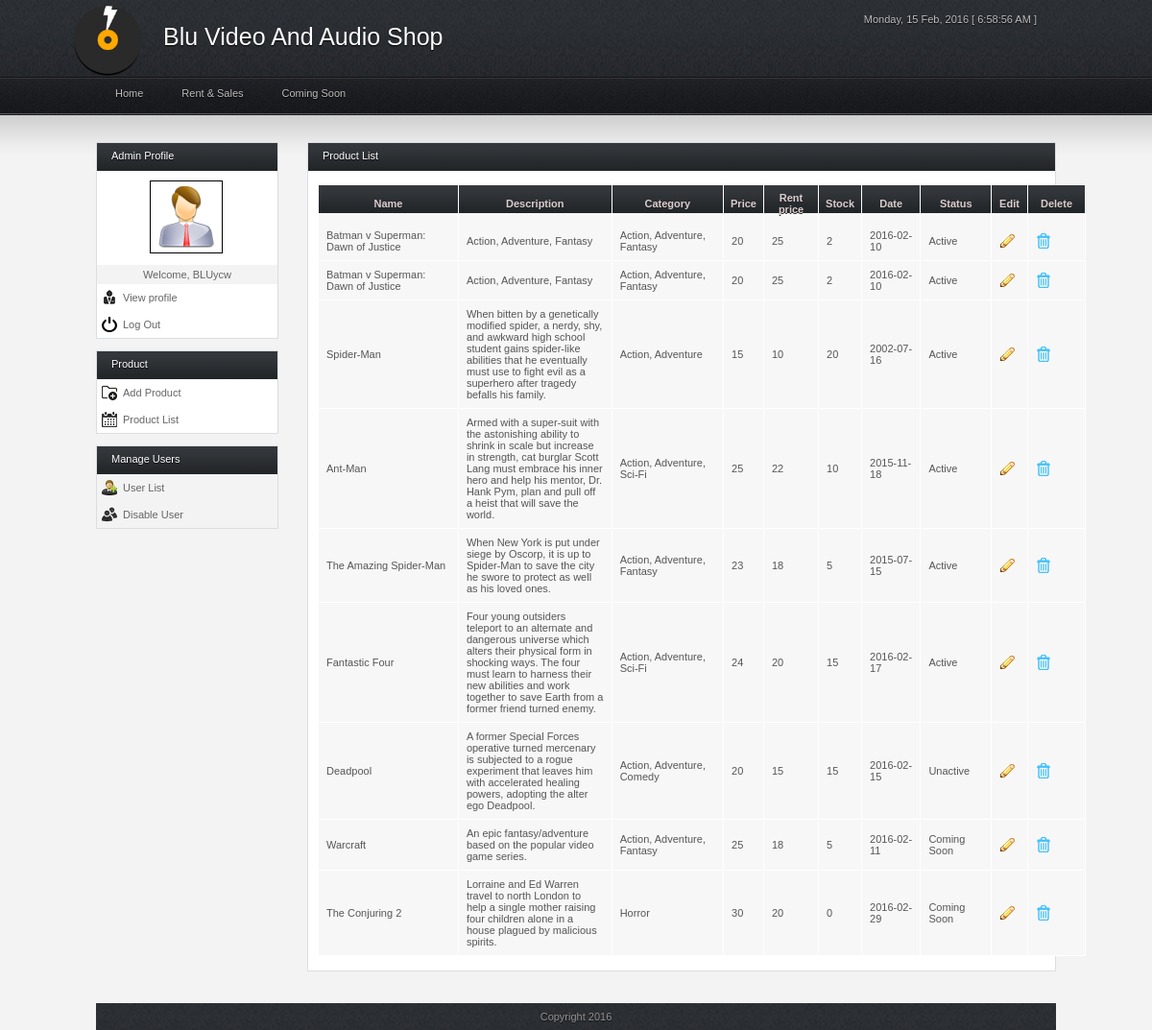
The app's page /admin/admin_prodList.php (signed in) with its own data.
### tables this page shows
CREATE TABLE IF NOT EXISTS `user` (
  `User_ID` int(15) NOT NULL AUTO_INCREMENT,
  `User_Name` varchar(300) NOT NULL,
  `User_Password` varchar(300) NOT NULL,
  `User_Email` varchar(300) NOT NULL,
  `User_Profile_Pic` varchar(1000) NOT NULL DEFAULT '../images/default_pic.jpg',
  `User_Phone` varchar(30) NOT NULL,
  `User_Address` varchar(300) NOT NULL,
  `User_Dob` date NOT NULL,
  `User_Subscribe_Status` varchar(10) NOT NULL,
  `User_Rent_Limit` int(11) NOT NULL DEFAULT '0',
  `User_Privilege` varchar(15) NOT NULL,
  `User_Date` date NOT NULL,
  PRIMARY KEY (`User_ID`)
);

CREATE TABLE IF NOT EXISTS `product` (
  `Product_ID` int(15) NOT NULL AUTO_INCREMENT,
  `Product_Name` varchar(255) NOT NULL,
  `Product_Description` varchar(255) NOT NULL,
  `Product_Pic` varchar(255) NOT NULL DEFAULT '../images/default_album.jpg',
  `Product_Type` int(15) NOT NULL,
  `Product_Category` varchar(255) NOT NULL,
  `Product_Price` double NOT NULL,
  `Product_Rent_Price` double NOT NULL DEFAULT '10',
  `Product_Stock` int(11) NOT NULL,
  `Product_Date` date NOT NULL,
  `Product_Status` varchar(15) NOT NULL,
  PRIMARY KEY (`Product_ID`)
);

### admin/admin_prodList.php (the view, shortened to what this page needs)
<?php
	$user_id = $_SESSION['user_id'];
	$result = mysql_query("SELECT * FROM user WHERE User_ID = '$user_id'");
  $result1 = mysql_query("SELECT * FROM product");
	$row = mysql_fetch_assoc($result);
?>
<!DOCTYPE html>
<html>
<head>
<link rel="stylesheet" type="text/css" href="../css/style.css" media="screen" />
<link rel="stylesheet" type="text/css" href="../css/stylesheet.css" media="screen" />
<link rel="stylesheet" type="text/css" href="../css/bg_style_black.css" media="screen" />
</head>
<body>
<div class="wrap">
	<div id="header">
		<div id="top">
			<div class="left">
				<img src="../img/logo.ico" alt="Blu Video and Audio Shop" id="" class="logo_images" style="position:absolute; width: 85px; margin: -15px 0 0 -50px;"/>
				<p id="" class="shop_name" style="font-size:25px;display:;background-color:;width:100%;color:white; margin-left:50px; margin-top:10px;">Blu Video And Audio Shop</p>
			</div>
			<div class="right">
				<div class="align-right">
					<p><span id="timer"></span></p>
				</div>
			</div>
		</div>
		<div id="nav">
			<ul>
				<li class="upp"><a href="../admin/index.php">Home</a></li>
				<li class="upp"><a href="#">Rent & Sales</a>
				</li>
				<li class="upp"><a href="#">Coming Soon</a></li>
			</ul>
		</div>
	</div>
	<div id="content">
    <div id="sidebar">
      <div class="box">
        <div class="h_title">Admin Profile</div>
        <div style="background:white; padding: 10px 55px;"><img src="../img/user_photo.gif" style="border:1px solid black; padding: 5px;" /></div>
        <p style="text-align:center; line-height: 20px;">Welcome, <?php echo $row['User_Name'];?></p>
        <ul id="home">
          <li class="b1"><a class="icon profile" href="adminProfile.php" >View profile</a></li>
          <li class="b1"><a class="icon logout" href="../visitor/visitor.php">Log Out</a></li>
        </ul>
      </div>
      <div class="box">
        <div class="h_title">Product</div>
        <ul>
          <li class="b1"><a class="icon add_product" href="admin_addProduct.php">Add Product</a></li>
          <li class="b1"><a class="icon delete_product" href="admin_prodList.php">Product List</a></li>
        </ul>
      </div>
      <div class="box">
        <div class="h_title">Manage Users</div>
        <ul>
          <li class="b3"><a class="icon add_user" href="view_user.php">User List</a></li>
          <li class="b3"><a class="icon delete_user" href="disable_user.php">Disable User</a></li>
        </ul>
      </div>
    </div>
    <div id="main">
      <div class="full_w">
        <div class="h_title">Product List</div>
        <form method="get" action="" style="margin: 0px;" name="prodlist_frm">
        <table width="90%">
          <thead>
            <tr>
              <th scope="col">Name</th>
              <th scope="col" width="20%">Description</th>
              <th class=""scope="col">Category</th>
              <th scope="col">Price</th>
              <th scope="col">Rent price</th>
              <th scope="col">Stock</th>
              <th scope="col">Date</th>
              <th scope="col">Status</th>
              <th scope="col">Edit</th>
							<th scope="col" style="width: 45px;">Delete</th>
            </tr>
          </thead>
          <tbody>
            <?php
              while($row1 = mysql_fetch_assoc($result1))
              {
              ?>
            <tr>
                          <td class="align-center"><?php echo $row1["Product_Name"];?></td>
                          <td class="align-center"><?php echo $row1["Product_Description"];?></td>
                          <td class="align-center"><?php echo $row1["Product_Category"];?></td>
                          <td class="align-center"><?php echo $row1["Product_Price"];?></td>
                          <td class="align-center"><?php echo $row1["Product_Rent_Price"];?></td>
                          <td class="align-center"><?php echo $row1["Product_Stock"];?></td>
                          <td class="align-center"><?php echo $row1["Product_Date"];?></td>
                          <td class="align-center"><?php echo $row1["Product_Status"];?></td>
                          <td style="text-align: center;"><a href="admin_editProd.php?pid=<?php echo $row1["Product_ID"]; ?>"class="table-icon edit"></a></td>
                          <td><a onclick="return confirmation()" href="admin_deleteProd.php?pid=<?php echo $row1["Product_ID"]; ?>" class="delete table-icon" title="Delete"></a></td>
            </tr>
            <?php
              }
            ?>
          </tbody>
        </table>
        </form>
      </div>
    </div>
	</div>
	<div id="footer">
			<p style="text-align:center;">Copyright 2016</p>
	</div>
</div>
</body>
</html>

### css/style.css (style rules this page uses)
* { margin: 0; padding: 0; }
body { color: #bebebe; font-family: Tahoma, Arial, Helvetica, sans-serif; font-size: 17px; margin: 0; }
a { text-decoration: none; }
.wrap { margin: 0 auto; width: 1000px; }
#header #top { height: 72px; padding: 14px 20px 0 20px; }
#header #top p { text-shadow: #000 0px 1px 1px; }
#header #nav { height: 27px; margin:0; padding: 5px 20px 0 10px; position: relative; }
#header #nav ul { list-style: none; }
#header #nav ul li.upp { display: inline; float: left; position: relative; margin: 0; text-align: center; }
#header #nav ul li.upp a { color: #bebebe; display: block; padding: 0px 30px 11px 10px; text-align: center; text-shadow: #000 0px 1px 1px; }
#content { margin: 30px 0 30px 0; }
#content .b1 { background: #ffffff; }
#content tr:nth-child(even) { background: #ffffff; }
#content tr:nth-child(odd) { background: #f7f7f7; }
#content #sidebar { float: left; margin: 0 20px 0 0; width: 190px; color: #656565 }
#sidebar a { color: #656565; }
#sidebar .box { border: 1px solid #DCDDE1; margin: 0 0 12px 0; }
#sidebar .box .h_title { color: #bebebe; cursor: pointer; font-size: 11px; font-weight: normal; height: 22px; padding: 7px 0 0 15px; text-shadow: #0E0E0E 0px 1px 1px; }
#sidebar .box ul { list-style: none; }
#sidebar .box ul li { padding: 8px 0 8px 5px; }
.box ul li .icon { padding: 2px 0 2px 22px; }
.box ul li .delete_user { background: url(../img/i_users.png) no-repeat center left; }
.box ul li .add_user { background: url(../img/i_add_user.png) no-repeat center left; }
.box ul li .delete_product { background: url(../img/i_timetable.png) no-repeat center left; }
.box ul li .profile { background: url(../img/i_profile.png) no-repeat center left; }
.box ul li .add_product { background: url(../img/i_add_table.png) no-repeat center left; }
.box ul li .logout { background: url(../img/i_logout.png) no-repeat center left; }
#content #main { float: right; margin: 0 0 12px 0; width: 780px; }
#main .full_w { background: #ffffff; border: 1px solid #DCDDE1; color: #848484; margin: 0 0 20px 0; }
#main .full_w .h_title, #main .half_w .h_title { color: #bebebe; font-size: 11px; font-weight: normal; height: 22px; padding: 7px 0 0 15px; text-shadow: #0E0E0E 0px 1px 1px; }
#main form { margin: 15px; }
table { border-collapse: collapse; margin: 15px; }
table th { color: #DACDCD; border-left: 1px solid #ffffff; border-right: 1px solid #ffffff; font-size: 20px; font-weight: bold; padding: 7px; text-shadow: 0px 1px #242424; }
table tr { border-left: 1px solid #ffffff; border-right: 1px solid #ffffff; }
table td { border-left: 1px solid #ffffff; border-bottom: 1px solid #ffffff; border-top: 1px solid ffffff; color: #565656; padding: 8px; }
.table-icon { padding: 1px 8px; margin-right: 5px; }
.edit.table-icon { background: url(../img/i_edit.png) no-repeat; }
.delete.table-icon { background: url(../img/i_delete.png) no-repeat; }
#footer { border-top: 1px solid #FFF; color: #939393; float: left; margin: 0 auto; padding: 8px 20px; text-shadow: #111111 0px 1px 1px; width: 960px; }
.left { float: left; }
.right { float: right; }
.align-right { text-align: right; }

### css/bg_style_black.css (style rules this page uses)
body { background: #f3f3f3 url(../img/bg_top.jpg) repeat-x; }
#sidebar .box .h_title { background: url(../img/bg_box_head.jpg) repeat-x; }
#main .full_w .h_title, #main .half_w .h_title { background: url(../img/bg_box_head.jpg) repeat-x; }
table th { background: url(../img/bg_box_head.jpg) repeat-x; }
#footer { background: url(../img/bg_top.jpg) repeat-x top center; }

### admin/admin_prodList.php (style rules this page uses)
table { width: 800px; margin-left: 10px; }

### records on screen
user: User_Name "BLUycw"
product: Product_Name "Batman v Superman: Dawn of Justice", Product_Description "Action, Adventure, Fantasy", Product_Category "Action, Adventure, Fantasy", Product_Price "20", Product_Rent_Price "25", Product_Stock "2", Product_Date "2016-02-10", Product_Status "Active"
product: Product_Name "Batman v Superman: Dawn of Justice", Product_Description "Action, Adventure, Fantasy", Product_Category "Action, Adventure, Fantasy", Product_Price "20", Product_Rent_Price "25", Product_Stock "2", Product_Date "2016-02-10", Product_Status "Active"
product: Product_Name "Spider-Man", Product_Description "When bitten by a genetically modified spider, a nerdy, shy, and awkward high school student gains spider-like abilities that he eventually must use to fight evil as a superhero after tragedy befalls his family.", Product_Category "Action, Adventure", Product_Price "15", Product_Rent_Price "10", Product_Stock "20", Product_Date "2002-07-16", Product_Status "Active"
product: Product_Name "Ant-Man", Product_Description "Armed with a super-suit with the astonishing ability to shrink in scale but increase in strength, cat burglar Scott Lang must embrace his inner hero and help his mentor, Dr. Hank Pym, plan and pull off a heist that will save the world.", Product_Category "Action, Adventure, Sci-Fi", Product_Price "25", Product_Rent_Price "22", Product_Stock "10", Product_Date "2015-11-18", Product_Status "Active"
product: Product_Name "The Amazing Spider-Man", Product_Description "When New York is put under siege by Oscorp, it is up to Spider-Man to save the city he swore to protect as well as his loved ones.", Product_Category "Action, Adventure, Fantasy", Product_Price "23", Product_Rent_Price "18", Product_Stock "5", Product_Date "2015-07-15", Product_Status "Active"
product: Product_Name "Fantastic Four", Product_Description "Four young outsiders teleport to an alternate and dangerous universe which alters their physical form in shocking ways. The four must learn to harness their new abilities and work together to save Earth from a former friend turned enemy.", Product_Category "Action, Adventure, Sci-Fi", Product_Price "24", Product_Rent_Price "20", Product_Stock "15", Product_Date "2016-02-17", Product_Status "Active"
product: Product_Name "Deadpool", Product_Description "A former Special Forces operative turned mercenary is subjected to a rogue experiment that leaves him with accelerated healing powers, adopting the alter ego Deadpool.", Product_Category "Action, Adventure, Comedy", Product_Price "20", Product_Rent_Price "15", Product_Stock "15", Product_Date "2016-02-15", Product_Status "Unactive"
product: Product_Name "Warcraft", Product_Description "An epic fantasy/adventure based on the popular video game series.", Product_Category "Action, Adventure, Fantasy", Product_Price "25", Product_Rent_Price "18", Product_Stock "5", Product_Date "2016-02-11", Product_Status "Coming Soon"
product: Product_Name "The Conjuring 2", Product_Description "Lorraine and Ed Warren travel to north London to help a single mother raising four children alone in a house plagued by malicious spirits.", Product_Category "Horror", Product_Price "30", Product_Rent_Price "20", Product_Stock "0", Product_Date "2016-02-29", Product_Status "Coming Soon"
